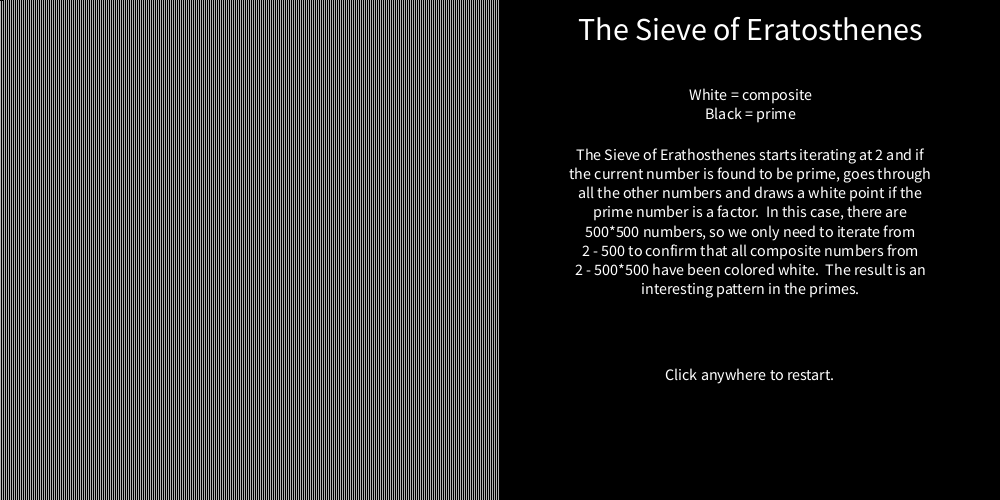
Frame 1 (no input)
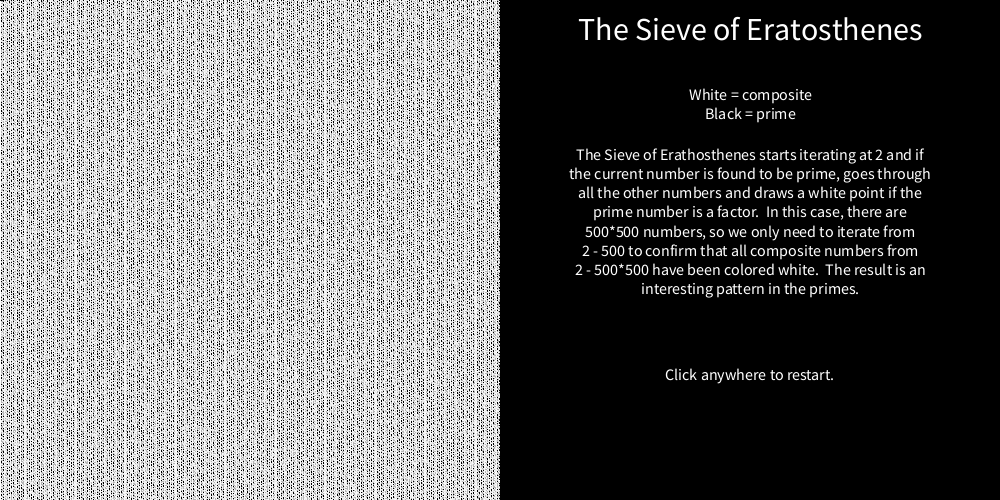
Frame 60 (the mouse pressed at the canvas centre just before this capture)
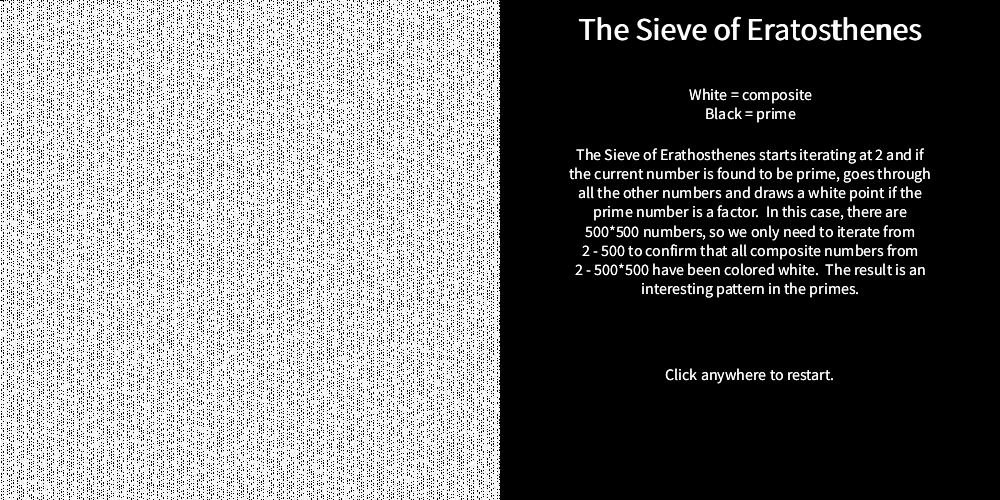
Frame 120 (the mouse held since frame 60 and released just before this capture)

The Processing sketch that drew these frames (run headless with seeded random() and noise(); from frame 60 on, the mouse is pressed at the canvas centre):

// Processing sketch: processing_173412
// ── processing_173412.pde

int drawWidth = 500;
void setup() {
  size(1000, 500);
  background(0);
  stroke(255);
  textAlign(CENTER);
  textSize(32);
  text("The Sieve of Eratosthenes", 750, 40);
  textSize(16);
  text("White = composite\nBlack = prime", 750, 100);
  text("The Sieve of Erathosthenes starts iterating at 2 and " +
    "if\nthe current number is found to be prime, goes through\nall " +
    "the other numbers and draws a white point if the\nprime number" +
    " is a factor.  In this case, there are\n500*500 numbers, so we" +
    " only need to iterate from\n2 - 500 to confirm that all " + 
    "composite numbers from\n2 - 500*500 have been colored white. " +
    " The result is an\ninteresting pattern in the primes.", 750, 160);
  text("Click anywhere to restart.", 750, 380);
}

void drawInfo() {
  textSize(32);
  text("The Sieve of Eratosthenes", 750, 40);
  textSize(16);
  text("White = composite\nBlack = prime", 750, 100);
  text("The Sieve of Erathosthenes starts iterating at 2 and " +
    "if\nthe current number is found to be prime, goes through\nall " +
    "the other numbers and draws a white point if the\nprime number" +
    " is a factor.  In this case, there are\n500*500 numbers, so we" +
    " only need to iterate from\n2 - 500 to confirm that all " + 
    "composite numbers from\n2 - 500*500 have been colored white. " +
    " The result is an\ninteresting pattern in the primes.", 750, 160);
  
  text("Click anywhere to restart.", 750, 380);
}

int row = 0;
int col = 2; 
void draw() {
  if (mousePressed == true) {
    row = 0;
    col = 2;
    clear();
    drawInfo();
    mousePressed = false;
  }

  int num = row*drawWidth + col;
  if (num <= Math.sqrt(drawWidth*height)) {
    if (isPrime(num)) {  

      int x = (col+1) == drawWidth ? 0 : col + 1;
      int y = (col+1) == drawWidth ? row + 1 : row;

      // find what num divides
      for (int i = num+1; i < drawWidth*height; i++) {
        // Make sure it hasn't already been found composite
        // and then check
        if (i % num == 0) {
          point(x, y);
        }
        // Control point variables
        if (x + 1 == drawWidth) {
          y++;
          x = 0;
        } else {
          x++;
        }
      }
      // println(num);
    }
  } else {
    textSize(22);
    text("Done", 750, 430);
  }

  if (col+1 == drawWidth) {
    row++;
    col = 0;
  } else {
    col++;
  }
}

boolean isPrime(int num) {
  for (int i = 2; i*i < num; i++) {
    if (num % i == 0) {
      return false;
    }
  }
  return true;
}
